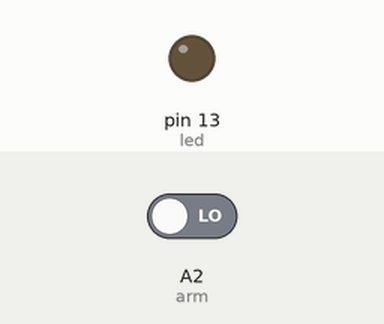
This sketch was run on a simulated Arduino Uno, built with avr-gcc and run on an emulated ATmega328P. Parts: output pins drawn as LEDs (lit = HIGH). The inputs (shaded band) are chosen by the test bench; at power-on: A2 (arm) LOW.

Above: at 1.2 s.
1.3 s: A2 (arm) driven HIGH
At 1.45 s:
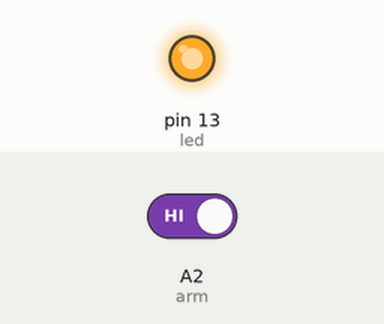
4.3 s: A2 (arm) driven LOW
At 5.4 s:
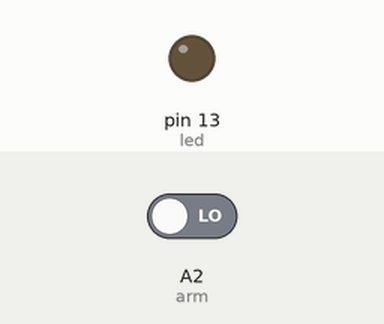
Timing chart, 0 to 7.3 s (numbered marks = the images above; inputs shaded):
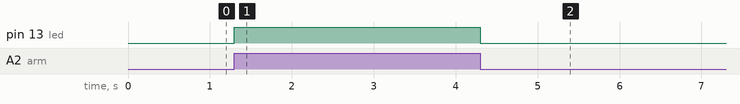

Measured:
- after the input at 1.3 s, pin 13 (led): LOW → HIGH at once
- after the input at 4.3 s, pin 13 (led): HIGH → LOW at once

The sketch:

Arduino1_switch.ino
```cpp
const int arm = A2;
const int led = 13;

void setup() {
  // put your setup code here, to run once:
  pinMode(LED_BUILTIN, OUTPUT);
}

void loop() {
  // put your main code here, to run repeatedly:
  int armState = digitalRead(arm);

  if (armState == HIGH) {
    digitalWrite(led, HIGH);
    delay(300);
    digitalWrite(led, LOW);
  }
}
```
